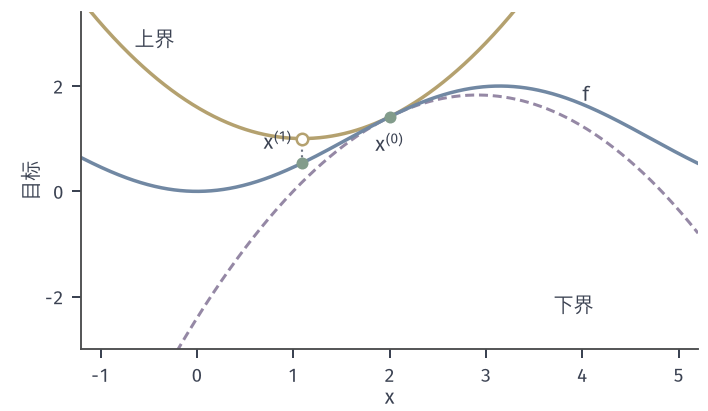

This figure's Python source:
from pathlib import Path
import sys
ROOT = next(p for p in Path(__file__).resolve().parents if (p/'build.sh').is_file() and (p/'tex/book.tex').is_file())
sys.path.insert(0, str(ROOT/'figures/00-shared/mathematical-preliminaries-upper/00-shared/comprehension-figures'))
from support import figure, save, BLUE, GREEN, YELLOW, RED, PURPLE, INK, MUTED, GRID, BLUE_FILL, GREEN_FILL, YELLOW_FILL, RED_FILL, PURPLE_FILL
import numpy as np
HERE = Path(__file__).resolve().parent
STROKE = '#4C4D4F'
def panel(fig, left, right, top, bottom, wspace=.25, hspace=.25):
    fig.set_layout_engine(None)
    fig.subplots_adjust(left=left, right=right, top=top, bottom=bottom, wspace=wspace, hspace=hspace)
def tags(fig, axes, y=.015):
    for ax, s in zip(axes, ('(a)', '(b)', '(c)', '(d)')):
        p = ax.get_position(); fig.text((p.x0+p.x1)/2, y, s, ha='center', va='bottom')
# 贯穿本章的例子：f(x)=(x1^2+9x2^2)/2，x0=(9,1)，L=9，mu=1。
H = np.diag([1., 9.])
def f2(X, Y): return .5*(X**2 + 9*Y**2)
def grad(x): return H@x
def fv(x): return .5*x@H@x
x0 = np.array([9., 1.])

fig, ax = figure(width_mm=100, height_mm=58)
panel(fig, .115, .985, .97, .15)
x = np.linspace(-1.2, 5.2, 700); x0_ = 2.; f0 = 1-np.cos(x0_); s = np.sin(x0_)
up = f0+s*(x-x0_)+.5*(x-x0_)**2; lo = f0+s*(x-x0_)-.5*(x-x0_)**2
ax.plot(x, up, color=YELLOW, lw=1.4); ax.plot(x, lo, color=PURPLE, lw=1.2, ls=(0,(3,1.6))); ax.plot(x, 1-np.cos(x), color=BLUE, lw=1.4)
x1 = x0_-s
ax.plot([x0_],[f0],'o',ms=4.8,color=GREEN,mew=0,zorder=6); ax.plot([x1],[f0-.5*s*s],'o',ms=4.6,mfc='white',mec=YELLOW,mew=1.0,zorder=6); ax.plot([x1],[1-np.cos(x1)],'o',ms=4.8,color=GREEN,mew=0,zorder=6)
ax.plot([x1,x1],[1-np.cos(x1),f0-.5*s*s],color=MUTED,lw=.85,ls=':')
ax.text(x0_,f0-.3,'$x^{(0)}$',ha='center',va='top'); ax.text(.84,.72,'$x^{(1)}$',ha='center',va='bottom')
ax.text(-.65,2.75,'上界',color=INK,ha='left'); ax.text(3.7,-2.3,'下界',color=INK,ha='left'); ax.text(4.0,1.72,'$f$',color=INK,ha='left')
ax.set_xlim(-1.2,5.2); ax.set_ylim(-3,3.4); ax.set_xticks([-1,0,1,2,3,4,5]); ax.set_yticks([-2,0,2]); ax.set_xlabel('$x$',labelpad=1); ax.set_ylabel('目标',labelpad=1)
save(fig, HERE, 'figure', {'f':'1-cos x','L':1,'x0':2,'x1':x1})
